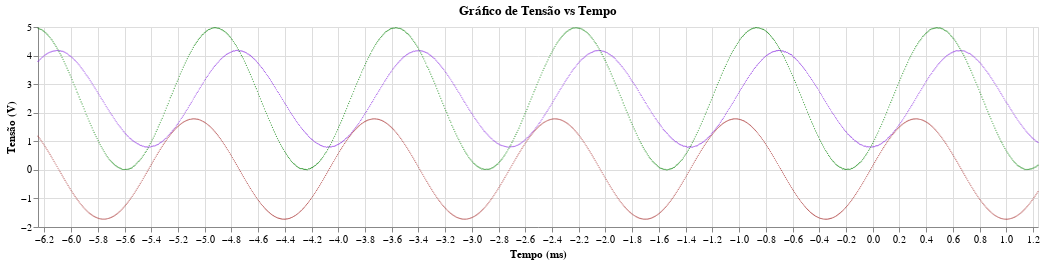
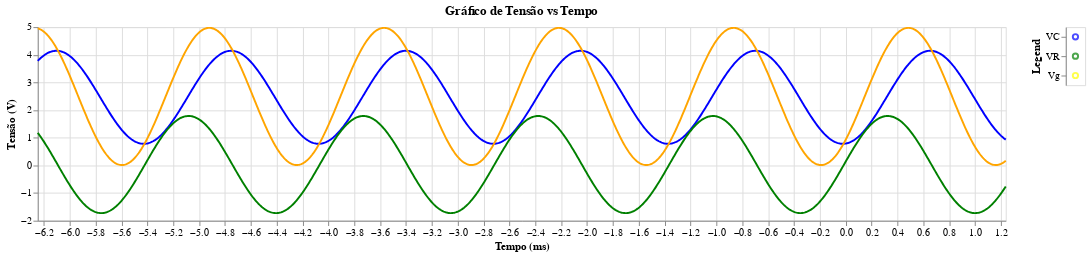

Here is the notebook cell these charts were saved with, in order:
### Code cell
path = "datas/RC10.csv"
path_s = "results/RC/RC 740/z RC - 740.txt"
arg_1 = [3,4,1,-2]
arg_2 = [3,4,2,-2]
arg_vr = [3,4,1,-2]
path_graph = "results/RC/RC 740/graph.png"
path_regres = "results/RC/RC 740/regres.png"
aj.save_datas(path,path_s,path_graph,path_regres,argww= arg_1 , argwww=arg_2, argvr=arg_vr)

### Figure 1 — Vega-Lite specification as saved in the notebook (floating-point values rounded to 4 significant figures; data arrays with more than 128 entries replaced by an {"elided": "..."} marker saying what was removed)
{"config": {"view": {"continuousWidth": 300, "continuousHeight": 300}}, "layer": [{"data": {"name": "data-6238f1354825a57fb4068c4c9b441b66"}, "mark": {"type": "circle", "color": "blueviolet", "size": 1.5}, "encoding": {"x": {"field": "Time(s)", "scale": {"domain": [-6.247, 1.238]}, "title": "Tempo (ms)", "type": "quantitative"}, "y": {"field": "CH2V", "title": "Tensão (V)", "type": "quantitative"}}, "title": "Gráfico de Tensão vs Tempo"}, {"data": {"name": "data-6238f1354825a57fb4068c4c9b441b66"}, "mark": {"type": "circle", "color": "green", "size": 1.5}, "encoding": {"x": {"field": "Time(s)", "scale": {"domain": [-6.247, 1.238]}, "title": "Tempo (ms)", "type": "quantitative"}, "y": {"field": "CH1V", "title": "Tensão (V)", "type": "quantitative"}}, "title": "Gráfico de Tensão vs Tempo"}, {"data": {"name": "data-0529f32642a480c4355a1b2717569cb9"}, "mark": {"type": "circle", "color": "brown", "size": 1.5}, "encoding": {"x": {"field": "Time(s)", "scale": {"domain": [-6.247, 1.238]}, "title": "Tempo (ms)", "type": "quantitative"}, "y": {"field": "U", "title": "Tensão (V)", "type": "quantitative"}}, "title": "Gráfico de Tensão vs Tempo"}], "height": 200, "width": 1000, "$schema": "https://vega.github.io/schema/vega-lite/v5.20.1.json", "datasets": {"data-6238f1354825a57fb4068c4c9b441b66": {"elided": "999 records"}, "data-0529f32642a480c4355a1b2717569cb9": {"elided": "999 records"}}}

### Figure 2 — Vega-Lite specification as saved in the notebook (floating-point values rounded to 4 significant figures; data arrays with more than 128 entries replaced by an {"elided": "..."} marker saying what was removed)
{"config": {"view": {"continuousWidth": 300, "continuousHeight": 300}}, "hconcat": [{"layer": [{"data": {"name": "data-f833ea55a9fef5853eb6dac7f8d4f06f"}, "mark": {"type": "line", "color": "blue"}, "encoding": {"x": {"field": "Time(s)", "scale": {"domain": [-6.247, 1.238]}, "title": "Tempo (ms)", "type": "quantitative"}, "y": {"field": "CH2V", "title": "Tensão (V)", "type": "quantitative"}}, "title": "Gráfico de Tensão vs Tempo"}, {"data": {"name": "data-0cebb74c696e339f11f84323116a20ba"}, "mark": {"type": "line", "color": "orange"}, "encoding": {"x": {"field": "Time(s)", "scale": {"domain": [-6.247, 1.238]}, "title": "Tempo (ms)", "type": "quantitative"}, "y": {"field": "CH1V", "title": "Tensão (V)", "type": "quantitative"}}, "title": "Gráfico de Tensão vs Tempo"}, {"data": {"name": "data-e2690d88c40fca214f54dd427e60b74e"}, "mark": {"type": "line", "color": "green"}, "encoding": {"x": {"field": "Time(s)", "scale": {"domain": [-6.247, 1.238]}, "title": "Tempo (ms)", "type": "quantitative"}, "y": {"field": "U", "title": "Tensão (V)", "type": "quantitative"}}, "title": "Gráfico de Tensão vs Tempo"}], "height": 200, "width": 1000}, {"data": {"name": "data-86a6f344ed55ecf08446f85bdc2cb8b7"}, "mark": {"type": "point"}, "encoding": {"color": {"field": "Color", "scale": null, "type": "nominal"}, "y": {"axis": {"title": "Legend"}, "field": "Category", "type": "nominal"}}}], "$schema": "https://vega.github.io/schema/vega-lite/v5.20.1.json", "datasets": {"data-f833ea55a9fef5853eb6dac7f8d4f06f": {"elided": "1000 records"}, "data-0cebb74c696e339f11f84323116a20ba": {"elided": "1000 records"}, "data-e2690d88c40fca214f54dd427e60b74e": {"elided": "1000 records"}, "data-86a6f344ed55ecf08446f85bdc2cb8b7": [{"Category": "VC", "Color": "blue"}, {"Category": "Vg", "Color": "yellow"}, {"Category": "VR", "Color": "green"}]}}
